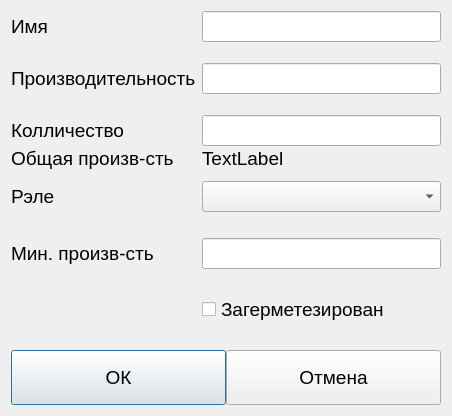
<?xml version="1.0" encoding="UTF-8"?>
<ui version="4.0">
 <class>EditFanDialog</class>
 <widget class="QDialog" name="EditFanDialog">
  <property name="geometry">
   <rect>
    <x>0</x>
    <y>0</y>
    <width>452</width>
    <height>416</height>
   </rect>
  </property>
  <property name="font">
   <font>
    <pointsize>14</pointsize>
   </font>
  </property>
  <property name="windowTitle">
   <string>Dialog</string>
  </property>
  <layout class="QGridLayout" name="gridLayout">
   <property name="verticalSpacing">
    <number>1</number>
   </property>
   <item row="9" column="0">
    <widget class="QLabel" name="label_7">
     <property name="text">
      <string>Мин. произв-сть</string>
     </property>
    </widget>
   </item>
   <item row="5" column="2">
    <widget class="QLabel" name="label_6">
     <property name="text">
      <string>TextLabel</string>
     </property>
    </widget>
   </item>
   <item row="2" column="2">
    <widget class="QClickableLineEdit" name="txtPerf"/>
   </item>
   <item row="9" column="2">
    <widget class="QClickableLineEdit" name="txtMinPerf"/>
   </item>
   <item row="0" column="2">
    <widget class="QClickableLineEdit" name="txtFanName"/>
   </item>
   <item row="7" column="0">
    <widget class="QLabel" name="label_4">
     <property name="text">
      <string>Рэле</string>
     </property>
    </widget>
   </item>
   <item row="4" column="0" colspan="2">
    <widget class="QLabel" name="label_3">
     <property name="text">
      <string>Колличество</string>
     </property>
    </widget>
   </item>
   <item row="13" column="0" colspan="3">
    <layout class="QHBoxLayout" name="horizontalLayout">
     <item>
      <widget class="QPushButton" name="btnAccept">
       <property name="minimumSize">
        <size>
         <width>0</width>
         <height>55</height>
        </size>
       </property>
       <property name="maximumSize">
        <size>
         <width>16777215</width>
         <height>55</height>
        </size>
       </property>
       <property name="text">
        <string>ОК</string>
       </property>
       <property name="icon">
        <iconset resource="../../Resources.qrc">
         <normaloff>:/Images/ok.png</normaloff>:/Images/ok.png</iconset>
       </property>
       <property name="iconSize">
        <size>
         <width>42</width>
         <height>42</height>
        </size>
       </property>
      </widget>
     </item>
     <item>
      <widget class="QPushButton" name="btnCancel">
       <property name="minimumSize">
        <size>
         <width>0</width>
         <height>55</height>
        </size>
       </property>
       <property name="maximumSize">
        <size>
         <width>16777215</width>
         <height>55</height>
        </size>
       </property>
       <property name="text">
        <string>Отмена</string>
       </property>
       <property name="icon">
        <iconset resource="../../Resources.qrc">
         <normaloff>:/Images/delete.png</normaloff>:/Images/delete.png</iconset>
       </property>
       <property name="iconSize">
        <size>
         <width>42</width>
         <height>42</height>
        </size>
       </property>
      </widget>
     </item>
    </layout>
   </item>
   <item row="8" column="2">
    <spacer name="verticalSpacer_4">
     <property name="orientation">
      <enum>Qt::Vertical</enum>
     </property>
     <property name="sizeType">
      <enum>QSizePolicy::Fixed</enum>
     </property>
     <property name="sizeHint" stdset="0">
      <size>
       <width>20</width>
       <height>25</height>
      </size>
     </property>
    </spacer>
   </item>
   <item row="6" column="2">
    <spacer name="verticalSpacer_5">
     <property name="orientation">
      <enum>Qt::Vertical</enum>
     </property>
     <property name="sizeType">
      <enum>QSizePolicy::Fixed</enum>
     </property>
     <property name="sizeHint" stdset="0">
      <size>
       <width>20</width>
       <height>10</height>
      </size>
     </property>
    </spacer>
   </item>
   <item row="4" column="2">
    <widget class="QClickableLineEdit" name="txtCount"/>
   </item>
   <item row="3" column="2">
    <spacer name="verticalSpacer_3">
     <property name="orientation">
      <enum>Qt::Vertical</enum>
     </property>
     <property name="sizeType">
      <enum>QSizePolicy::Fixed</enum>
     </property>
     <property name="sizeHint" stdset="0">
      <size>
       <width>20</width>
       <height>20</height>
      </size>
     </property>
    </spacer>
   </item>
   <item row="5" column="0" colspan="2">
    <widget class="QLabel" name="label_5">
     <property name="maximumSize">
      <size>
       <width>16777215</width>
       <height>50</height>
      </size>
     </property>
     <property name="text">
      <string>Общая произв-сть</string>
     </property>
    </widget>
   </item>
   <item row="0" column="0">
    <widget class="QLabel" name="label">
     <property name="text">
      <string>Имя</string>
     </property>
    </widget>
   </item>
   <item row="2" column="0" colspan="2">
    <widget class="QLabel" name="label_2">
     <property name="text">
      <string>Производительность</string>
     </property>
    </widget>
   </item>
   <item row="7" column="2">
    <widget class="QComboBox" name="cboRelaySelect"/>
   </item>
   <item row="11" column="2">
    <widget class="QCheckBox" name="chkHerm">
     <property name="text">
      <string>Загерметезирован</string>
     </property>
     <property name="iconSize">
      <size>
       <width>20</width>
       <height>20</height>
      </size>
     </property>
    </widget>
   </item>
   <item row="12" column="0">
    <spacer name="verticalSpacer">
     <property name="orientation">
      <enum>Qt::Vertical</enum>
     </property>
     <property name="sizeHint" stdset="0">
      <size>
       <width>20</width>
       <height>40</height>
      </size>
     </property>
    </spacer>
   </item>
   <item row="1" column="2">
    <spacer name="verticalSpacer_2">
     <property name="orientation">
      <enum>Qt::Vertical</enum>
     </property>
     <property name="sizeType">
      <enum>QSizePolicy::Fixed</enum>
     </property>
     <property name="sizeHint" stdset="0">
      <size>
       <width>20</width>
       <height>20</height>
      </size>
     </property>
    </spacer>
   </item>
   <item row="10" column="0">
    <spacer name="verticalSpacer_6">
     <property name="orientation">
      <enum>Qt::Vertical</enum>
     </property>
     <property name="sizeHint" stdset="0">
      <size>
       <width>20</width>
       <height>40</height>
      </size>
     </property>
    </spacer>
   </item>
  </layout>
 </widget>
 <customwidgets>
  <customwidget>
   <class>QClickableLineEdit</class>
   <extends>QLineEdit</extends>
   <header location="global">Controls/qclickablelineedit.h</header>
  </customwidget>
 </customwidgets>
 <resources>
  <include location="../../Resources.qrc"/>
 </resources>
 <connections/>
</ui>
